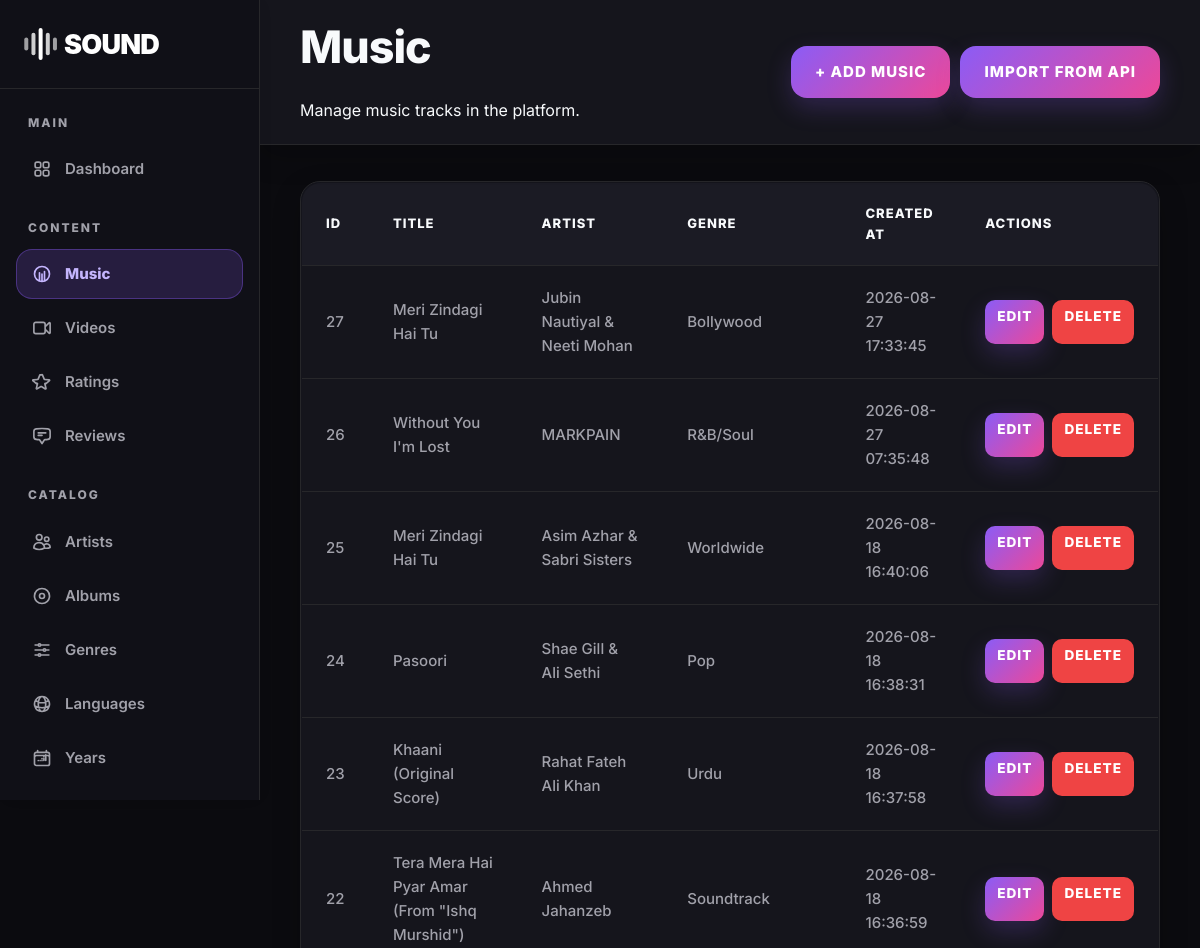
The app's page /admin/music/index.php (signed in, upper part), older data.
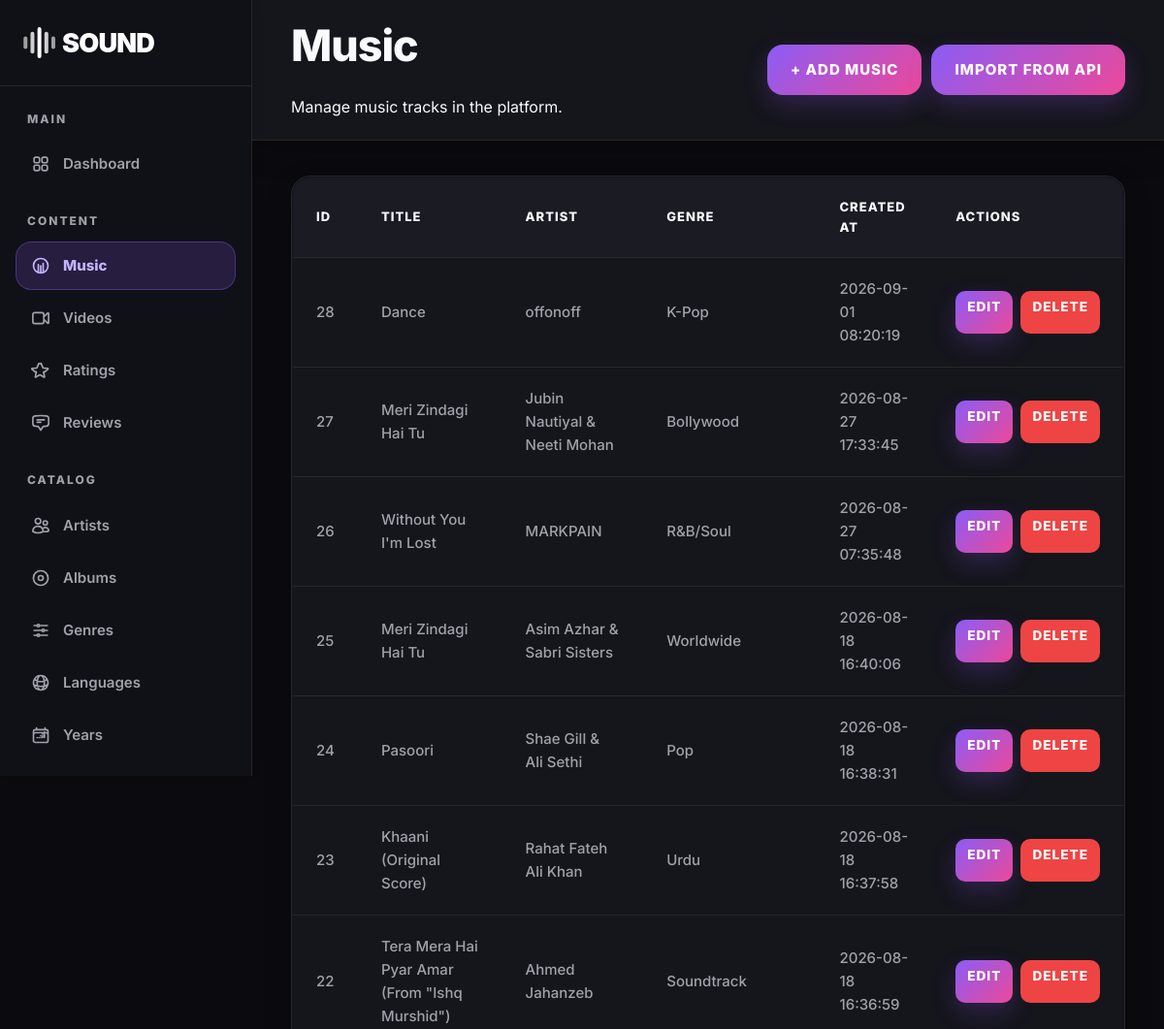
The same page, newer data.
### tables this page shows
CREATE TABLE `music` (
  `id` int(11) NOT NULL,
  `title` varchar(200) NOT NULL,
  `artist_id` int(11) DEFAULT NULL,
  `album_id` int(11) DEFAULT NULL,
  `year_id` int(11) DEFAULT NULL,
  `genre_id` int(11) DEFAULT NULL,
  `language_id` int(11) DEFAULT NULL,
  `description` text DEFAULT NULL,
  `image` varchar(255) DEFAULT NULL,
  `music_file` varchar(255) DEFAULT NULL,
  `is_new` tinyint(1) NOT NULL DEFAULT 1,
  `created_at` timestamp NOT NULL DEFAULT current_timestamp(),
  `source_track_id` varchar(50) DEFAULT NULL
);

CREATE TABLE `artists` (
  `id` int(11) NOT NULL,
  `artist_name` varchar(150) NOT NULL,
  `created_at` timestamp NOT NULL DEFAULT current_timestamp(),
  `image` varchar(255) DEFAULT NULL
);

CREATE TABLE `genres` (
  `id` int(11) NOT NULL,
  `genre_name` varchar(100) NOT NULL
);

### admin/music/index.php (the view, shortened to what this page needs)
<?php
require_once "../../config/db.php";
$query = mysqli_query(
    $conn,
    "SELECT m.id, m.title, a.artist_name, g.genre_name, m.created_at
     FROM music m
     LEFT JOIN artists a ON m.artist_id = a.id
     LEFT JOIN genres g ON m.genre_id = g.id
     ORDER BY m.id DESC"
);
?>
<!DOCTYPE html>
<html lang="en">
<head>
    <link rel="stylesheet" href="../../assets/css/style.css?v=<?php echo time(); ?>">
    <link rel="stylesheet" href="../../assets/css/admin.css?v=<?php echo time(); ?>">
</head>
<body>
<div class="admin-layout">
    <?php
    include "../../includes/admin_header.php";
    ?>
    <main class="admin-main">
        <div class="admin-topbar">
            <div>
                <h1>Music</h1>
                <div class="breadcrumb">Manage music tracks in the platform.</div>
            </div>
            <div style="display: flex; gap: 10px;">
                <a href="add.php" class="btn btn-primary">+ Add Music</a>
                <a href="import.php" class="btn btn-primary" style="background-color: #00bcd4; border-color: #00bcd4; color: #fff;">Import from API</a>
            </div>
        </div>
        <div class="admin-content">
            <div class="table-container">
                <table class="data-table">
                    <thead>
                        <tr>
                            <th>ID</th>
                            <th>Title</th>
                            <th>Artist</th>
                            <th>Genre</th>
                            <th>Created At</th>
                            <th>Actions</th>
                        </tr>
                    </thead>
                    <tbody>
                    <?php if (mysqli_num_rows($query) > 0): ?>
                        <?php while ($music = mysqli_fetch_assoc($query)): ?>
                            <tr>
                                <td><?php echo $music["id"]; ?></td>
                                <td><?php echo htmlspecialchars($music["title"]); ?></td>
                                <td><?php echo htmlspecialchars($music["artist_name"] ?? 'Unknown'); ?></td>
                                <td><?php echo htmlspecialchars($music["genre_name"] ?? 'Unknown'); ?></td>
                                <td><?php echo htmlspecialchars($music["created_at"]); ?></td>
                                <td style="white-space: nowrap;">
                                    <div style="display: flex; gap: 8px; align-items: center;">
                                        <a href="edit.php?id=<?php echo $music["id"]; ?>" class="btn btn-sm btn-primary" style="margin: 0; padding: 6px 12px; font-size: 0.85rem;">Edit</a>
                                        <a href="delete.php?id=<?php echo $music["id"]; ?>" class="btn btn-sm btn-danger" onclick="return confirm('Are you sure you want to delete this track?');" style="margin: 0; padding: 6px 12px; font-size: 0.85rem;">Delete</a>
                                    </div>
                                </td>
                            </tr>
                        <?php endwhile; ?>
                    <?php else: ?>
                        <tr><td colspan="6" style="text-align: center; padding: 30px; color: #777;">No music tracks found.</td></tr>
                    <?php endif; ?>
                    </tbody>
                </table>
            </div>
        </div>
    </main>
</div>
</body>
</html>

Row changes from the older to the newer data that the page shows:
added music: id "28", title "Dance", artist.artist_name "offonoff", genre.genre_name "K-Pop", created_at "2026-09-01 08:20:19"
